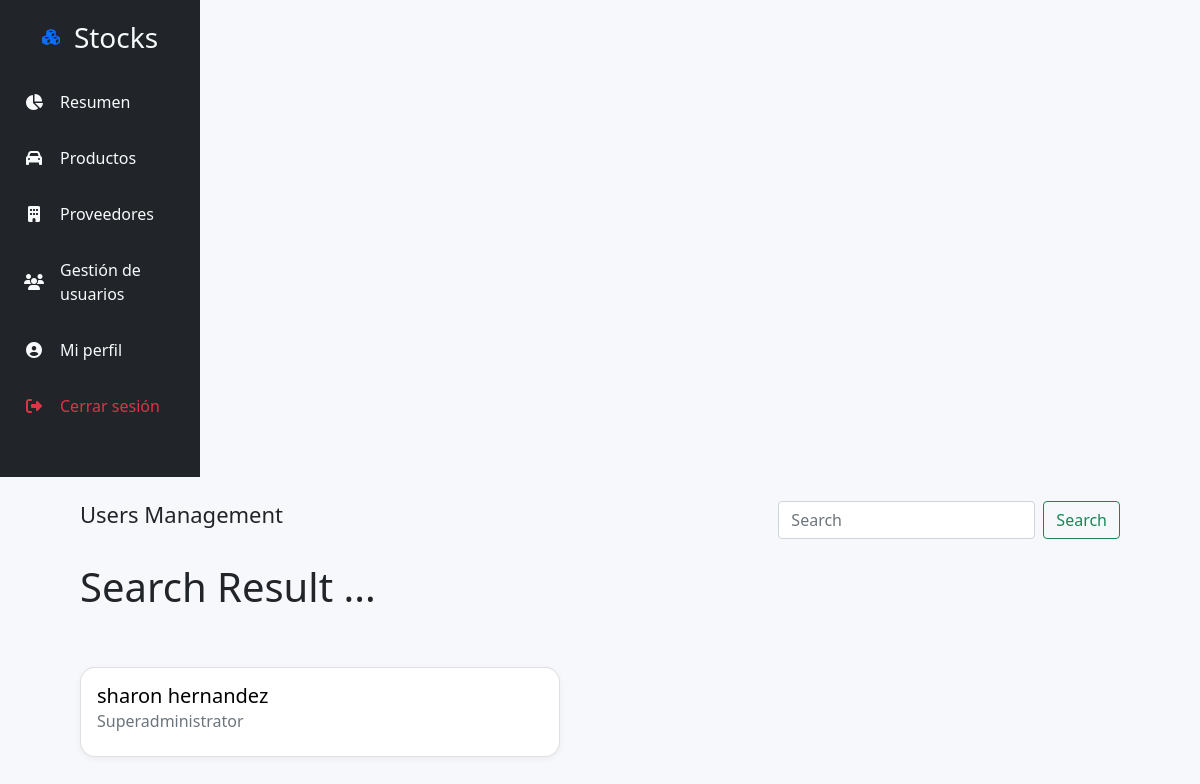
The page /users/search (signed in) on the database its author committed.
### tables this page shows
CREATE TABLE users (id INTEGER PRIMARY KEY AUTOINCREMENT, first_name TEXT NOT NULL, last_name TEXT NOT NULL, email TEXT UNIQUE NOT NULL, role TEXT NOT NULL, password CHAR NOT NULL);

### routes.py (the view)
    @app.route("/users/search")
    @login_required
    def searchUsers():
        con = sqlite3.connect("stocks.db")
        con.row_factory = sqlite3.Row
        cur = con.cursor()
        cur.execute("select * from users")
        users = cur.fetchall()
        return render_template('search_users.html', users=users)

### app.py (called while the page is built)
@login_manager.user_loader
def load_user(user_id):
    for user in users:
        if user.id == user_id:
            return user
    return None

### templates/search_users.html (shortened to what this page needs)
{% extends '_base.html' %}
{% import '_components.html' as components %}
{% block content %}
<div class="container-fluid">
    <div class="row vh-100">
        {{ components.sidebar() }}
        <div class="container p-0">
            {{ components.header('Users Management') }}
            <h2 class="font-40 py-4">Search Result ...</h2>
            <div class="result-boxes d-flex justify-content-between flex-wrap">
                {% for user in users %}
                    <a class="card mt-4" href="/user/{{user.id}}/detail">
                        <div class="card-body">
                            <h5 class="card-title">{{user["first_name"]}} {{user["last_name"]}}</h5>
                            <h6 class="card-subtitle mb-2 text-muted">{{user["role"]}}</h6>
                        </div>
                    </a>
                {% endfor %}
            </div>
        </div>
    </div>
</div>
{% endblock %}

### static/css/main.css (style rules this page uses)
body { margin: 0; padding: 0; background-color: #F7F8FC !important; }
.container { max-width: 1040px !important; }
.card { width: 480px; border: 1px solid #eaeaea; box-shadow: 0 2px 6px 0 rgb(0 0 0 / 5%); border-radius: 15px !important; text-decoration: none !important; color: #000 !important; }
.font-40 { font-size: 40px !important; }

### rows shown on the page
users: first_name "sharon", last_name "hernandez", role "Superadministrator"

### other values the page prints
{{ label }} "Resumen Productos Proveedores Gestión de usuarios Mi perfil"
{{ namePage }} "Users Management"
